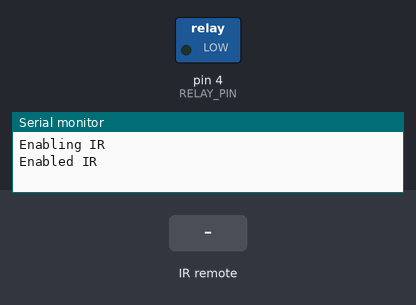
The sketch below on a simulated Arduino Uno, built with avr-gcc and run on an emulated ATmega328P. Parts: switched loads named in the sketch (green lamp = pin HIGH), the last lines printed to the serial monitor. The test bench sets the inputs (shaded band).

Above: at 1.2 s.
1.3 s: infrared code 0xFFA857 received
At 2.4 s:
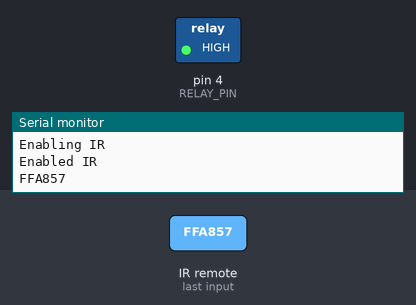
2.8 s: infrared code 0xFFE01F received
At 3.5 s:
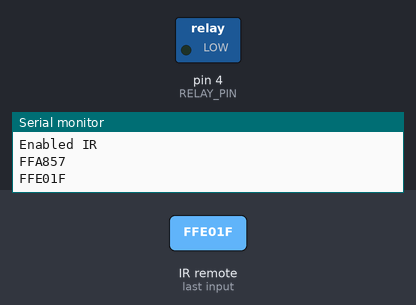
Timing chart, 0 to 5.8 s (numbered marks = the images above; inputs shaded):
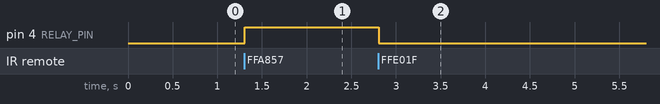

Measured:
- after the input at 1.3 s, pin 4 (RELAY_PIN): LOW → HIGH at once
- after the input at 2.8 s, pin 4 (RELAY_PIN): HIGH → LOW at once

The sketch:

ArduinoIR_Relay.ino
```cpp
/*
IR 接線方式(凸面朝向自己)
左: D7
中: GND
右: 5V
*/

#include <IRremote.h>
#define IR_RECV_PIN 7
#define RELAY_PIN 4

// IR 設備宣告
IRrecv irrecv(IR_RECV_PIN);

// IR 解碼資訊
decode_results results;

void setup() {
  Serial.begin(9600);
  delay(2);
  pinMode(RELAY_PIN, OUTPUT);
  Serial.println("Enabling IR");
  irrecv.enableIRIn(); // 啟動 IR 接收
  Serial.println("Enabled IR");
}

void loop() {
  // 將IR所收到的內容進行解碼 (&變數記憶體位置)
  if(irrecv.decode(&results)) {
    Serial.println(results.value, HEX); // HEX: 16進位, DEC: 10進位
    switch(results.value) {
      case 0xFFA857: // 按下 +
        digitalWrite(RELAY_PIN, HIGH);
        break;
      case 0xFFE01F: // 按下 -
        digitalWrite(RELAY_PIN, LOW);
        break;
    }
    irrecv.resume(); // 恢復 IR 狀態, 讓 IR 能繼續接收下一個訊號
  }
  delay(100);
}
```
